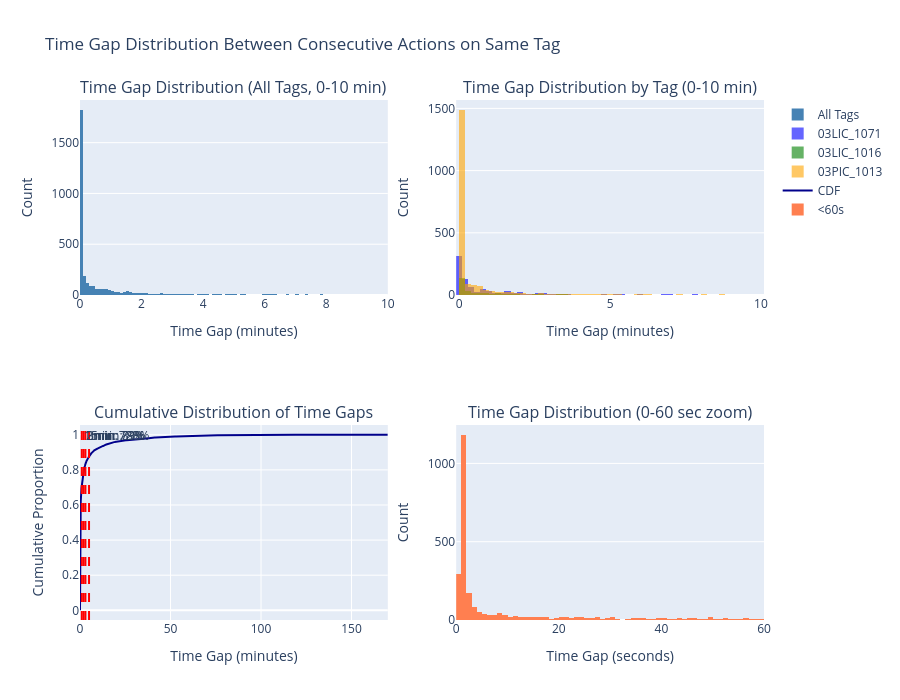

Source (notebook cell):
### Code cell
# Visualize the time gap distribution
fig = make_subplots(
    rows=2, cols=2,
    subplot_titles=[
        'Time Gap Distribution (All Tags, 0-10 min)',
        'Time Gap Distribution by Tag (0-10 min)',
        'Cumulative Distribution of Time Gaps',
        'Time Gap Distribution (0-60 sec zoom)'
    ]
)

# Plot 1: Overall histogram (0-10 minutes)
gaps_under_10min = gaps_df[gaps_df['gap_minutes'] <= 10]['gap_minutes']
fig.add_trace(
    go.Histogram(x=gaps_under_10min, nbinsx=100, name='All Tags', marker_color='steelblue'),
    row=1, col=1
)

# Plot 2: Per-tag histograms (0-10 minutes)
colors = {'03LIC_1071': 'blue', '03LIC_1016': 'green', '03PIC_1013': 'orange'}
for source, color in colors.items():
    tag_gaps = gaps_df[(gaps_df['source'] == source) & (gaps_df['gap_minutes'] <= 10)]['gap_minutes']
    fig.add_trace(
        go.Histogram(x=tag_gaps, nbinsx=60, name=source, marker_color=color, opacity=0.6),
        row=1, col=2
    )

# Plot 3: CDF of time gaps
sorted_gaps = np.sort(gaps_df['gap_minutes'].values)
cdf = np.arange(1, len(sorted_gaps) + 1) / len(sorted_gaps)
fig.add_trace(
    go.Scatter(x=sorted_gaps, y=cdf, mode='lines', name='CDF', line=dict(color='darkblue')),
    row=2, col=1
)
# Add reference lines at candidate thresholds
for threshold in [1, 2, 3, 5]:
    pct_below = np.mean(gaps_df['gap_minutes'] <= threshold) * 100
    fig.add_vline(x=threshold, line_dash="dash", line_color="red", row=2, col=1,
                  annotation_text=f"{threshold}min: {pct_below:.0f}%")

# Plot 4: Zoomed histogram (0-60 seconds)
gaps_under_60s = gaps_df[gaps_df['gap_seconds'] <= 60]['gap_seconds']
fig.add_trace(
    go.Histogram(x=gaps_under_60s, nbinsx=60, name='<60s', marker_color='coral'),
    row=2, col=2
)

fig.update_xaxes(title_text="Time Gap (minutes)", row=1, col=1)
fig.update_xaxes(title_text="Time Gap (minutes)", row=1, col=2)
fig.update_xaxes(title_text="Time Gap (minutes)", row=2, col=1)
fig.update_xaxes(title_text="Time Gap (seconds)", row=2, col=2)
fig.update_yaxes(title_text="Count", row=1, col=1)
fig.update_yaxes(title_text="Count", row=1, col=2)
fig.update_yaxes(title_text="Cumulative Proportion", row=2, col=1)
fig.update_yaxes(title_text="Count", row=2, col=2)

fig.update_layout(height=700, title_text="Time Gap Distribution Between Consecutive Actions on Same Tag", barmode='overlay')
fig.show()

### Figure 1 — Plotly figure (JSON) as saved in the notebook; plotly's stock layout.template omitted (floating-point values rounded to 4 significant figures; data arrays with more than 128 entries replaced by an {"elided": "..."} marker saying what was removed)
{"data": [{"marker": {"color": "steelblue"}, "name": "All Tags", "nbinsx": 100, "type": "histogram", "x": {"elided": "3324 float values"}, "xaxis": "x", "yaxis": "y"}, {"marker": {"color": "blue"}, "name": "03LIC_1071", "nbinsx": 60, "opacity": 0.6, "type": "histogram", "x": {"elided": "876 float values"}, "xaxis": "x2", "yaxis": "y2"}, {"marker": {"color": "green"}, "name": "03LIC_1016", "nbinsx": 60, "opacity": 0.6, "type": "histogram", "x": {"elided": "341 float values"}, "xaxis": "x2", "yaxis": "y2"}, {"marker": {"color": "orange"}, "name": "03PIC_1013", "nbinsx": 60, "opacity": 0.6, "type": "histogram", "x": {"elided": "2107 float values"}, "xaxis": "x2", "yaxis": "y2"}, {"line": {"color": "darkblue"}, "mode": "lines", "name": "CDF", "type": "scatter", "x": {"elided": "3599 float values"}, "xaxis": "x3", "y": {"elided": "3599 float values"}, "yaxis": "y3"}, {"marker": {"color": "coral"}, "name": "<60s", "nbinsx": 60, "type": "histogram", "x": {"elided": "2580 float values"}, "xaxis": "x4", "yaxis": "y4"}], "layout": {"annotations": [{"font": {"size": 16}, "showarrow": false, "text": "Time Gap Distribution (All Tags, 0-10 min)", "x": 0.225, "xanchor": "center", "xref": "paper", "y": 1, "yanchor": "bottom", "yref": "paper"}, {"font": {"size": 16}, "showarrow": false, "text": "Time Gap Distribution by Tag (0-10 min)", "x": 0.775, "xanchor": "center", "xref": "paper", "y": 1, "yanchor": "bottom", "yref": "paper"}, {"font": {"size": 16}, "showarrow": false, "text": "Cumulative Distribution of Time Gaps", "x": 0.225, "xanchor": "center", "xref": "paper", "y": 0.375, "yanchor": "bottom", "yref": "paper"}, {"font": {"size": 16}, "showarrow": false, "text": "Time Gap Distribution (0-60 sec zoom)", "x": 0.775, "xanchor": "center", "xref": "paper", "y": 0.375, "yanchor": "bottom", "yref": "paper"}, {"showarrow": false, "text": "1min: 72%", "x": 1, "xanchor": "left", "xref": "x3", "y": 1, "yanchor": "top", "yref": "y3 domain"}, {"showarrow": false, "text": "2min: 79%", "x": 2, "xanchor": "left", "xref": "x3", "y": 1, "yanchor": "top", "yref": "y3 domain"}, {"showarrow": false, "text": "3min: 83%", "x": 3, "xanchor": "left", "xref": "x3", "y": 1, "yanchor": "top", "yref": "y3 domain"}, {"showarrow": false, "text": "5min: 88%", "x": 5, "xanchor": "left", "xref": "x3", "y": 1, "yanchor": "top", "yref": "y3 domain"}], "barmode": "overlay", "height": 700, "shapes": [{"line": {"color": "red", "dash": "dash"}, "type": "line", "x0": 1, "x1": 1, "xref": "x3", "y0": 0, "y1": 1, "yref": "y3 domain"}, {"line": {"color": "red", "dash": "dash"}, "type": "line", "x0": 2, "x1": 2, "xref": "x3", "y0": 0, "y1": 1, "yref": "y3 domain"}, {"line": {"color": "red", "dash": "dash"}, "type": "line", "x0": 3, "x1": 3, "xref": "x3", "y0": 0, "y1": 1, "yref": "y3 domain"}, {"line": {"color": "red", "dash": "dash"}, "type": "line", "x0": 5, "x1": 5, "xref": "x3", "y0": 0, "y1": 1, "yref": "y3 domain"}], "title": {"text": "Time Gap Distribution Between Consecutive Actions on Same Tag"}, "xaxis": {"anchor": "y", "domain": [0, 0.45], "title": {"text": "Time Gap (minutes)"}}, "xaxis2": {"anchor": "y2", "domain": [0.55, 1], "title": {"text": "Time Gap (minutes)"}}, "xaxis3": {"anchor": "y3", "domain": [0, 0.45], "title": {"text": "Time Gap (minutes)"}}, "xaxis4": {"anchor": "y4", "domain": [0.55, 1], "title": {"text": "Time Gap (seconds)"}}, "yaxis": {"anchor": "x", "domain": [0.625, 1], "title": {"text": "Count"}}, "yaxis2": {"anchor": "x2", "domain": [0.625, 1], "title": {"text": "Count"}}, "yaxis3": {"anchor": "x3", "domain": [0, 0.375], "title": {"text": "Cumulative Proportion"}}, "yaxis4": {"anchor": "x4", "domain": [0, 0.375], "title": {"text": "Count"}}}}
